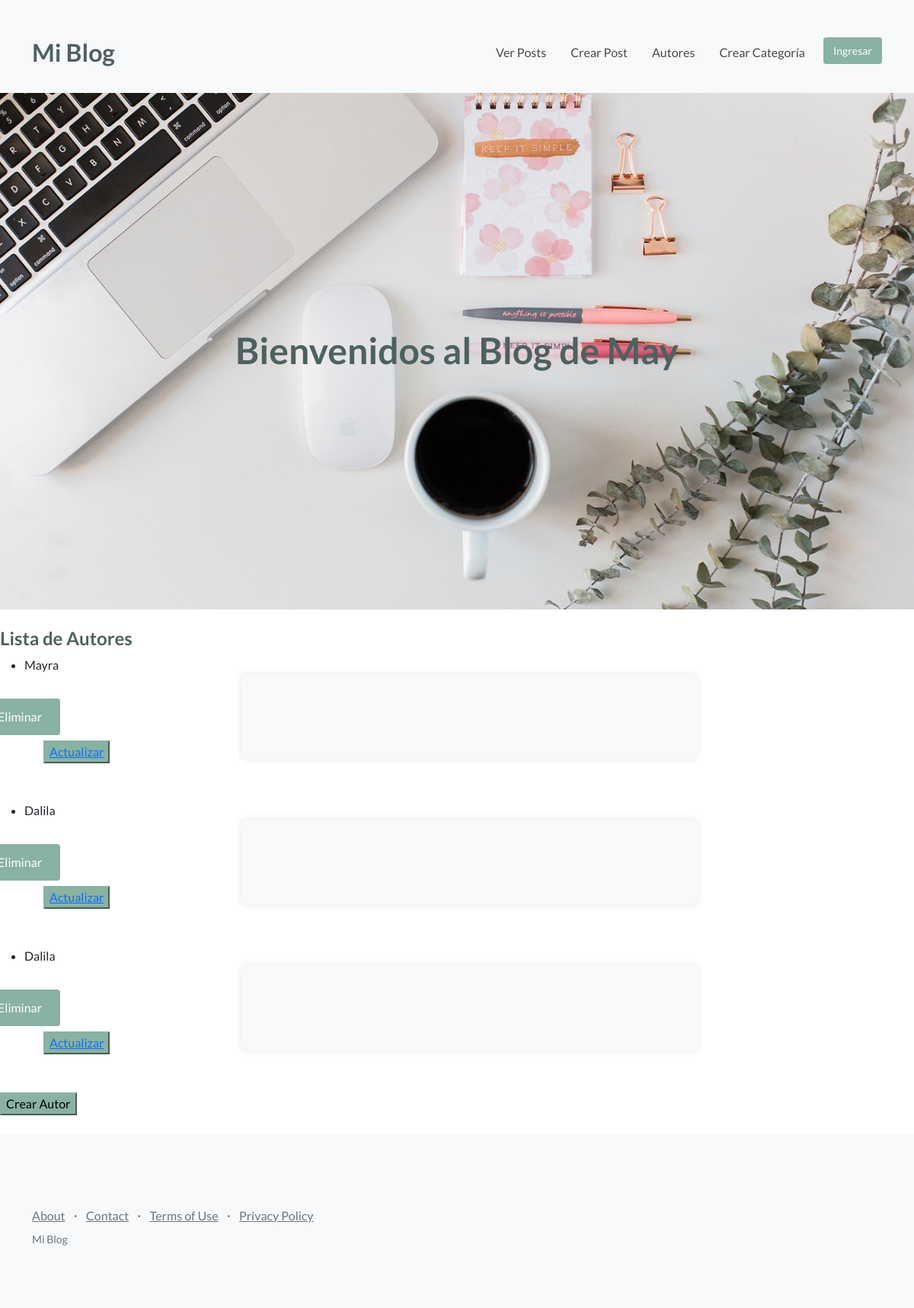
The app's page /blog/lista-autores, older data.
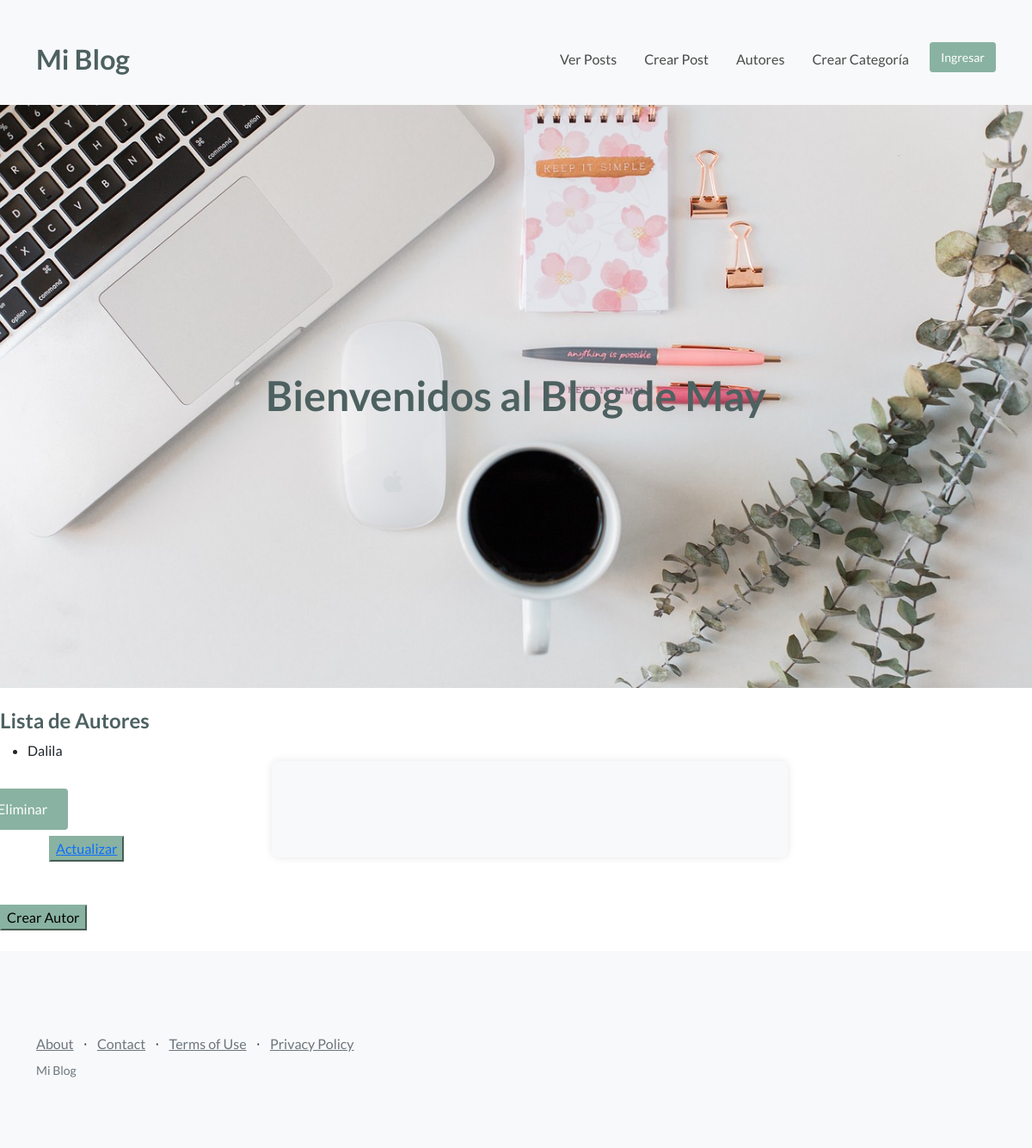
The same page, newer data.
### Blog/models.py (models this page shows)
class Autor(models.Model):
    nombre = models.CharField(max_length=100)
    bio = models.TextField()
    def __str__(self):
        return self.nombre

### Blog/views.py (the view)
# urls.py: path('lista-autores', lista_autores, name='listaAutores'),
def lista_autores(req):
    autores = Autor.objects.all() #acá voy a guardar la respuesta de la consulta en la base de dato
    return render(req, "leer_autores.html", {"autores": autores}) #este último autor es de la variable q trae los datos de la base

### Blog/templates/leer_autores.html
{% extends 'padre.html' %}
{% block contenidoQueCambia %}
<h1 class="titulo-post">Lista de Autores</h1>
<ul>
  {% for autor in autores %}
  <li>
    {{autor}}
  </li>
    <form action="{% url 'eliminaAutor' autor.id %}" method="post" >{% csrf_token %}
      <button type="submit" class="btn-eliminar">Eliminar</button>
    </form>
      <button class= "botones-container"><a href="{% url 'editaAutor' autor.id %}">Actualizar</a></button>
  {% endfor %}
</ul>
<a href="{% url 'crear_autor' %}"><button class="btn-primary" type="submit">Crear Autor</button></a>
{% endblock %}

### Blog/templates/padre.html (shortened to what this page needs)
<!DOCTYPE html>
<html lang="en">
<head>
    {% load static %}
    <link href="https://cdn.jsdelivr.net/npm/bootstrap-icons@1.5.0/font/bootstrap-icons.css" rel="stylesheet" type="text/css" />
    <link href="{% static 'css/styles.css' %}" rel="stylesheet" />
    <link href="{% static 'css/mis_estilos.css' %}" rel="stylesheet" />
</head>
<body>
    <div class="hero">
        {% include 'nav.html' %}
        <header class="masthead">
                            <h1 class="mb-5">Bienvenidos al Blog de May</h1>
        </header>
    </div>
    <main class="py-4">
        {% block contenidoQueCambia %} {% endblock contenidoQueCambia %}
    </main>
    <footer class="footer bg-light">
        <div class="container">
            <div class="row">
                <div class="col-lg-6 h-100 text-center text-lg-start my-auto">
                    <ul class="list-inline mb-2">
                        <li class="list-inline-item"><a href="#!">About</a></li>
                        <li class="list-inline-item">⋅</li>
                        <li class="list-inline-item"><a href="#!">Contact</a></li>
                        <li class="list-inline-item">⋅</li>
                        <li class="list-inline-item"><a href="#!">Terms of Use</a></li>
                        <li class="list-inline-item">⋅</li>
                        <li class="list-inline-item"><a href="#!">Privacy Policy</a></li>
                    </ul>
                    <p class="text-muted small mb-4 mb-lg-0">Mi Blog</p>
                </div>
            </div>
        </div>
    </footer>
</body>
</html>

### Blog/templates/nav.html (shortened to what this page needs)
<div class="hero">
<nav class="navbar navbar-expand-lg navbar-light bg-light fixed-top" id="mainNav">
  <div class="container">
      <a class="navbar-brand" href="{% url 'inicio' %}">Mi Blog</a>
      <div class="collapse navbar-collapse" id="navbarResponsive">
          <ul class="navbar-nav ms-auto">
              <li class="nav-item"><a class="nav-link" href="{% url 'ListaPost' %}">Ver Posts</a></li>
              <li class="nav-item"><a class="nav-link" href="{% url 'crear_post' %}">Crear Post</a></li>
              <li class="nav-item"><a class="nav-link" href="{% url 'listaAutores' %}">Autores</a></li>
              <li class="nav-item"><a class="nav-link" href="{% url 'crear_categoria' %}">Crear Categoría</a></li>
              <li class="nav-item"><a class="btn btn-primary" href="#">Ingresar</a></li>
          </ul>
      </div>
  </div>
</nav>
</div>

### Blog/Static/css/mis_estilos.css (style rules this page uses)
.hero { background: url(../assets/img/computer-4484282_1280.jpg) no-repeat; background-size: cover; height: 100vh; min-height: 600px; color:rgb(127,38,41); display: flex; flex-direction: column; justify-content: center; align-items: center; text-align: center; position: relative; }
.hero h1 { font-size: 3rem; font-weight: 700; color: #4d6160; margin: 0; white-space: nowrap; }
.masthead { padding: 10rem 0; text-align: center; color: white; }
.masthead h1 { font-size: 3rem; font-weight: 700; }
#mainNav .navbar-brand { font-size: 2rem; font-weight: 700; color: #4d6160; margin-right: 2rem; }
#mainNav .navbar-nav { gap: 1rem; }
#mainNav .navbar-nav .nav-item .nav-link { color: #4a4a4a; transition: color 0.2s; }
#mainNav .navbar-nav .nav-item .btn-primary { padding: 0.375rem 0.75rem; font-size: 0.875rem; border-radius: 0.2rem; }
.footer { padding: 2rem 0; }
.footer .list-inline-item a { color: #6c757d; transition: color 0.2s; }
main.py-4 { padding-top: 4rem; padding-bottom: 4rem; }
.btn-primary { background-color: #89b2a2; border-color: #89b2a2; }
.container { padding-top: 2rem; padding-bottom: 1rem; }
form { max-width: 600px; margin: 0 auto; padding: 2rem; background-color: #f8f9fa; border-radius: 0.5rem; box-shadow: 0 0 10px rgba(0, 0, 0, 0.1); }
.titulo-post { font-size: 1.5rem; font-weight: 700; color: #4d6160; }
form button[type="submit"] { background-color: #89b2a2; border-color: #89b2a2; color: white; padding: 0.75rem 1.5rem; border: none; border-radius: 0.25rem; cursor: pointer; margin-left: -375px; }
.botones-container { display: flex; justify-content: center; margin: -25px 0 50px 25px; background-color: #89b2a2; border-color: #89b2a2; color: white; }

Row changes from the older to the newer data that the page shows:
removed Autor: nombre "Mayra"
removed Autor: nombre "Dalila"
